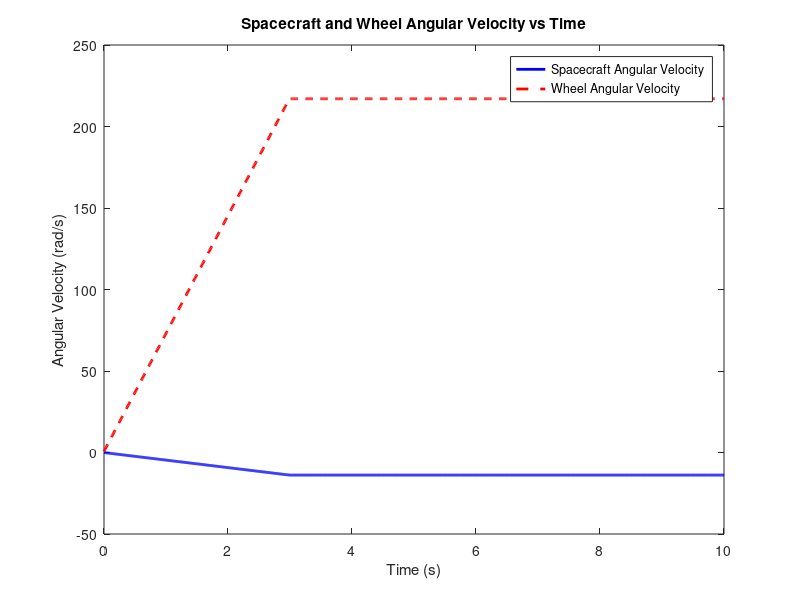

Source code (MATLAB):
% Reaction Wheel Simulation

%{
This script simulates the dynamics of a spacecraft with a reaction wheel. Additionally, it demonstrates the interaction
between the spacecraft and the reaction wheel when a torque is applied to the wheel. The simulation runs for 10 seconds
with a time step of 0.01 seconds. The initial angular velocities of the spacecraft and the reaction wheel are both set to zero.

Summary:
The spacecraft has a moment of inertia of 0.10833 kg*m^2, and the reaction wheel has a moment of inertia of 0.0069121818 kg*m^2.
The simulation runs for 10 seconds with a time step of 0.01 seconds. The initial angular velocities of the spacecraft and
the reaction wheel are both set to zero.

Purpose:
The purpose of this simulation is to demonstrate the interaction between the spacecraft and the reaction wheel when a torque is
applied to the wheel. The torque applied to the wheel is controlled by a simple strategy: a constant torque of 0.5 N*m is applied
for the first 3 seconds, and then the torque is set to zero.

Inputs:
    - Moment of inertia of the spacecraft (I_spacecraft)
    - Moment of inertia of the reaction wheel (I_wheel)
    - Total simulation time (total_time)
    - Time step (dt)

Outputs:
    - Angular velocity of the spacecraft over time (omega_spacecraft_data)
    - Angular velocity of the reaction wheel over time (omega_wheel_data)
%}

function reaction_wheel_simulation
    % Define constants
    I_spacecraft = 0.10833; % Moment of inertia of the spacecraft (kg*m^2)
    I_wheel = 0.0069121818; % Moment of inertia of the reaction wheel (kg*m^2)
    total_time = 10;        % Total time for simulation (seconds)
    dt = 0.01;              % Time step (seconds)

    % Initialize arrays for storing data
    time_steps = 0:dt:total_time;
    omega_spacecraft_data = zeros(size(time_steps));
    omega_wheel_data = zeros(size(time_steps));

    % Initial conditions
    omega_spacecraft = 0; % Initial angular velocity of spacecraft (rad/s)
    omega_wheel = 0;      % Initial angular velocity of reaction wheel (rad/s)

    % Simulation loop
    for i = 1:length(time_steps)
        t = time_steps(i);

        % Calculate torque applied by the reaction wheel
        tau = calculate_torque(t);

        % Update angular velocity of the wheel
        alpha_wheel = tau / I_wheel; % Angular acceleration of the wheel
        omega_wheel = omega_wheel + alpha_wheel * dt;

        % Update angular velocity of the spacecraft
        omega_spacecraft = omega_spacecraft - (tau / I_spacecraft) * dt;

        % Store data for plotting
        omega_spacecraft_data(i) = omega_spacecraft;
        omega_wheel_data(i) = omega_wheel;
    end

    % Plot results
    figure;
    plot(time_steps, omega_spacecraft_data, 'b-', 'LineWidth', 2);
    hold on;
    plot(time_steps, omega_wheel_data, 'r--', 'LineWidth', 2);
    hold off;
    xlabel('Time (s)');
    ylabel('Angular Velocity (rad/s)');
    legend('Spacecraft Angular Velocity', 'Wheel Angular Velocity');
    title('Spacecraft and Wheel Angular Velocity vs Time');
end

function tau = calculate_torque(t)
    % Define the control strategy for the reaction wheel torque
    if t < 3
        tau = 0.5; % Constant torque (N*m)
    else
        tau = 0;   % No torque
    end
end